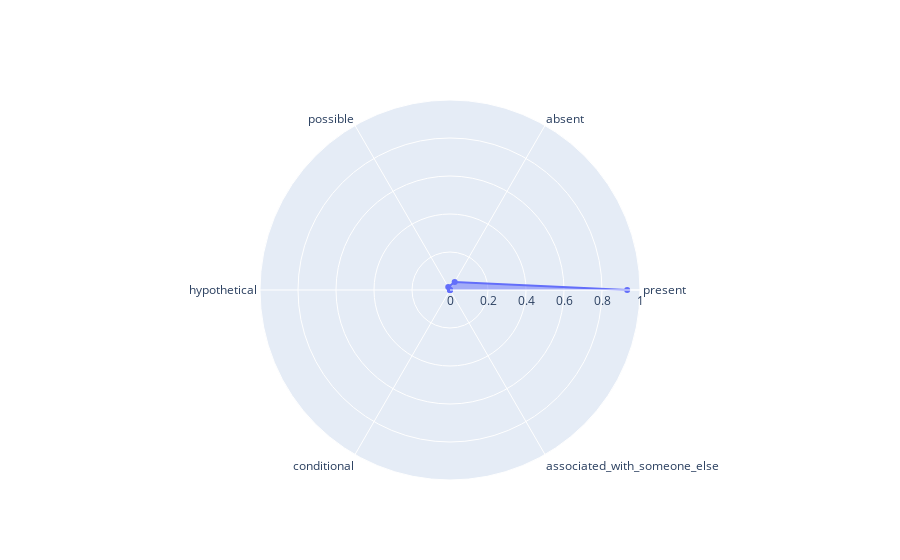

The notebook cell this image was saved under:
### Code cell
fig.show()

### Figure 1 — Plotly figure (JSON) as saved in the notebook; plotly's stock layout.template omitted (floating-point values rounded to 4 significant figures)
{"data": [{"fill": "toself", "name": "discharge diagnosis", "r": [0.9325, 0.04908, 0.0184, 0, 0, 0], "theta": ["present", "absent", "possible", "hypothetical", "conditional", "associated_with_someone_else"], "type": "scatterpolar"}], "layout": {"autosize": true, "polar": {"angularaxis": {"type": "category"}, "radialaxis": {"autorange": false, "range": [0, 1], "type": "linear"}}}}
